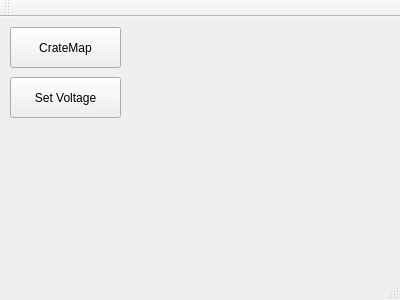
<?xml version="1.0" encoding="UTF-8"?>
<ui version="4.0">
 <class>MainWindow</class>
 <widget class="QMainWindow" name="MainWindow">
  <property name="geometry">
   <rect>
    <x>0</x>
    <y>0</y>
    <width>400</width>
    <height>300</height>
   </rect>
  </property>
  <property name="windowTitle">
   <string>MainWindow</string>
  </property>
  <widget class="QWidget" name="centralWidget">
   <widget class="QPushButton" name="pbCrateMap">
    <property name="geometry">
     <rect>
      <x>10</x>
      <y>10</y>
      <width>111</width>
      <height>41</height>
     </rect>
    </property>
    <property name="text">
     <string>CrateMap</string>
    </property>
   </widget>
   <widget class="QPushButton" name="pbSetVoltage">
    <property name="geometry">
     <rect>
      <x>10</x>
      <y>60</y>
      <width>111</width>
      <height>41</height>
     </rect>
    </property>
    <property name="text">
     <string>Set Voltage</string>
    </property>
   </widget>
  </widget>
  <widget class="QMenuBar" name="menuBar">
   <property name="geometry">
    <rect>
     <x>0</x>
     <y>0</y>
     <width>400</width>
     <height>22</height>
    </rect>
   </property>
  </widget>
  <widget class="QToolBar" name="mainToolBar">
   <attribute name="toolBarArea">
    <enum>TopToolBarArea</enum>
   </attribute>
   <attribute name="toolBarBreak">
    <bool>false</bool>
   </attribute>
  </widget>
  <widget class="QStatusBar" name="statusBar"/>
 </widget>
 <layoutdefault spacing="6" margin="11"/>
 <resources/>
 <connections/>
</ui>
